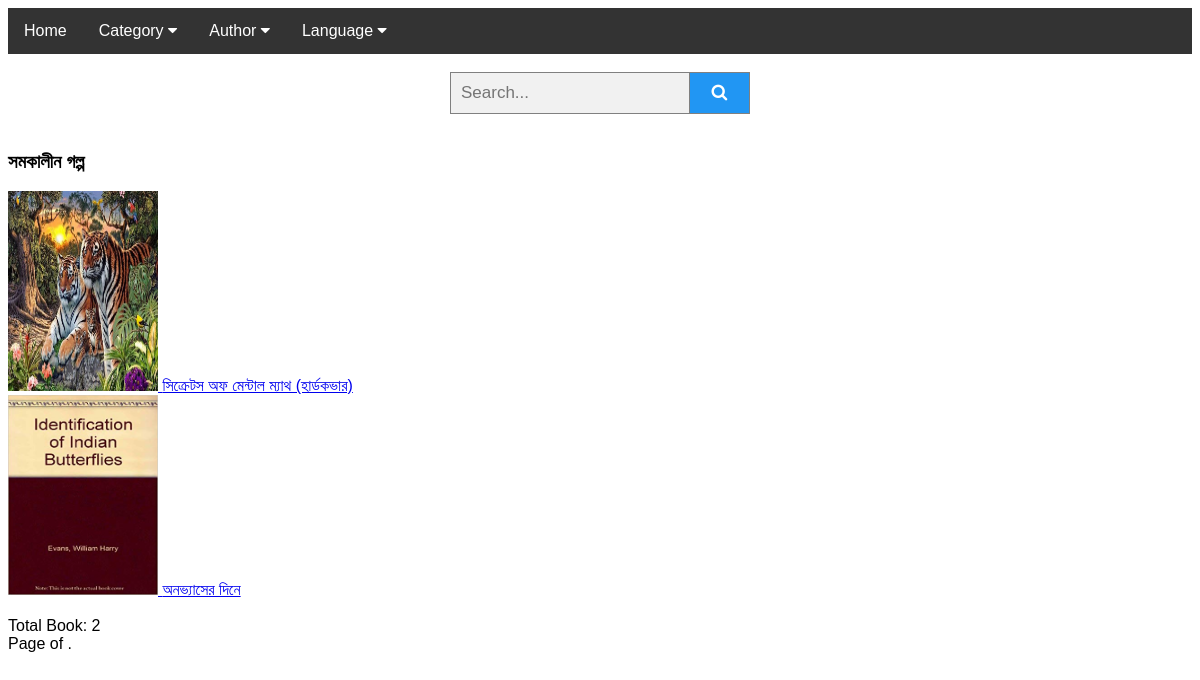
/category/somokalin-golpo, run on the app's committed database.
### library/models.py (models this page shows, shortened)
class Category(models.Model):
    name = models.CharField(max_length=200, help_text='Enter a book Category (e.g. Science Fiction)')
    slug = models.SlugField()

class Book(models.Model):
    name_of_the_book = models.CharField(max_length=200)
    edition = models.CharField(max_length=13)
    author = models.ManyToManyField(Author, help_text='Select Author name')
    editor = models.ManyToManyField(Editor, help_text='Select Editor name')
    translator = models.ManyToManyField(Language, related_name='languages', help_text='Select Language')
    publisher = models.CharField(max_length=255)
    place = models.CharField(max_length=190)
    month = models.CharField(max_length=20)
    year = models.IntegerField()
    isbn = models.CharField('ISBN', max_length=13,
                            help_text='13 Character <a href="https://www.isbn-international.org/content/what-isbn">ISBN number</a>',
                            blank=True, null=True)
    currency = models.ForeignKey(Currency, on_delete=models.CASCADE)
    price = models.IntegerField()
    language = models.ForeignKey(Language, on_delete=models.CASCADE)
    category = models.ManyToManyField(Category, help_text='Select category for this book')
    pages = models.IntegerField()
    copy = models.PositiveSmallIntegerField(blank=True, null=True)
    summary = models.TextField(max_length=1000, help_text='Enter a brief description of the book')
    image = models.ImageField(upload_to='book_photos/', blank=True, null=True)
    published = models.DateTimeField(auto_now_add=True)
    slug = models.SlugField()
    publish = models.BooleanField(default=True)
    objects = EntryQuerySet.as_manager()
    class Meta:
        ordering = ["-published"]
    def __str__(self):
        return self.name_of_the_book

### library/views.py (the view)
# urls.py: re_path('category/(?P<slug>[-\w]+)', SingleCategoryView.as_view(), name='single_category_details'),
class SingleCategoryView(DetailView):
    model = Category
    template_name = 'books/single_category.html'
    paginate_by = 12
    extra_context = {
        'category_list': Category.objects.all(),
        'author_list': Author.objects.all(),
        'language_list': Language.objects.all(),
    }

### templates/books/single_category.html (shortened to what this page needs)
{% extends 'books/base.html' %}
{% block content %}
<h3>{{ object.name}}</h3>
    {% for book in object.book_set.all %} <a href="{% url 'library:book_details' book.slug %}"><img src="{{ MEDIA_URL }}{{ book.image.url }}" style="width: 150px;height: 200px"> {{ book }}</a> <br>{% endfor %}<br>
    <span>Total Book:</span> {{ object.book_set.count }}
     <div class="pagination">
        <span class="step-links">
            <span class="current">
                Page {{ page_obj.number }} of {{ paginator.num_pages }}.
            </span>
        </span>
    </div>
{% endblock %}

### templates/books/base.html (style rules this page uses)
body { font-family: Arial; }
* { box-sizing: border-box; }

### data on the page
Category: name "সমকালীন গল্প", book_set.count "2"
Book: image (picture), name_of_the_book "সিক্রেটস অফ মেন্টাল ম্যাথ (হার্ডকভার)"
Book: image (picture), name_of_the_book "অনভ্যাসের দিনে"
